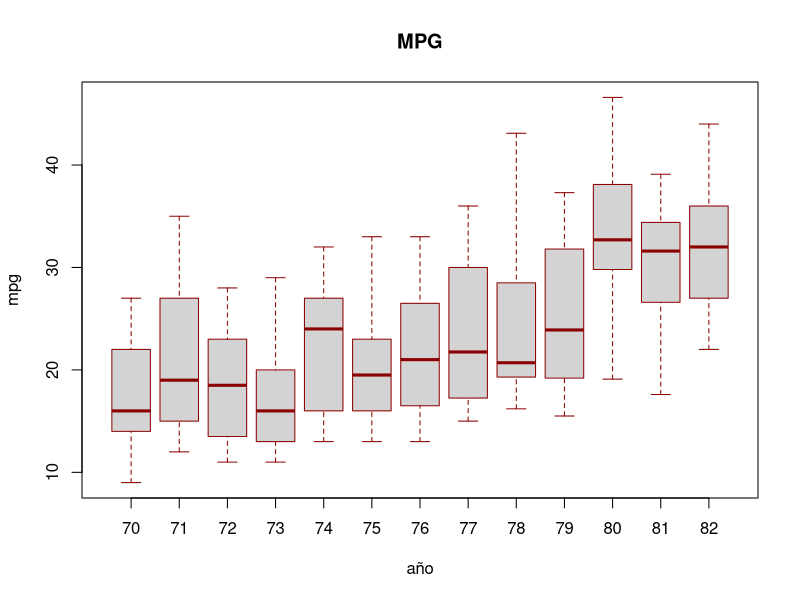
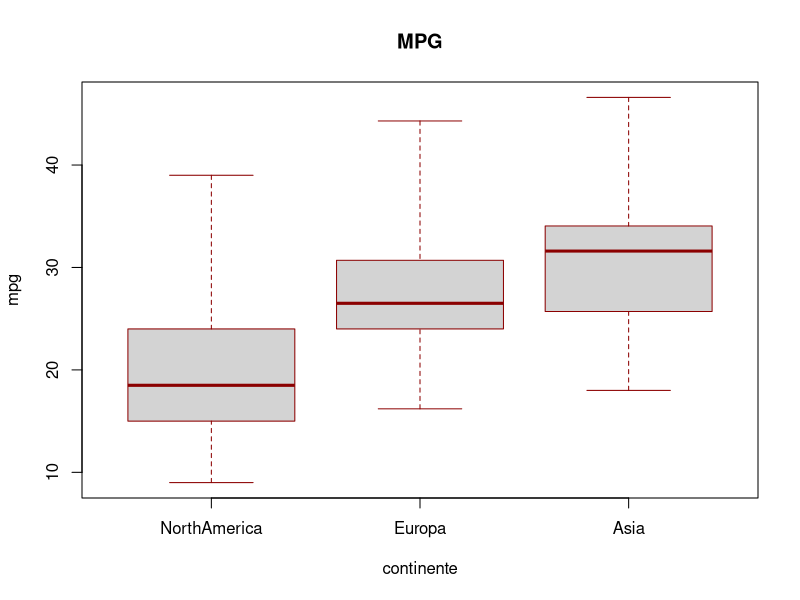
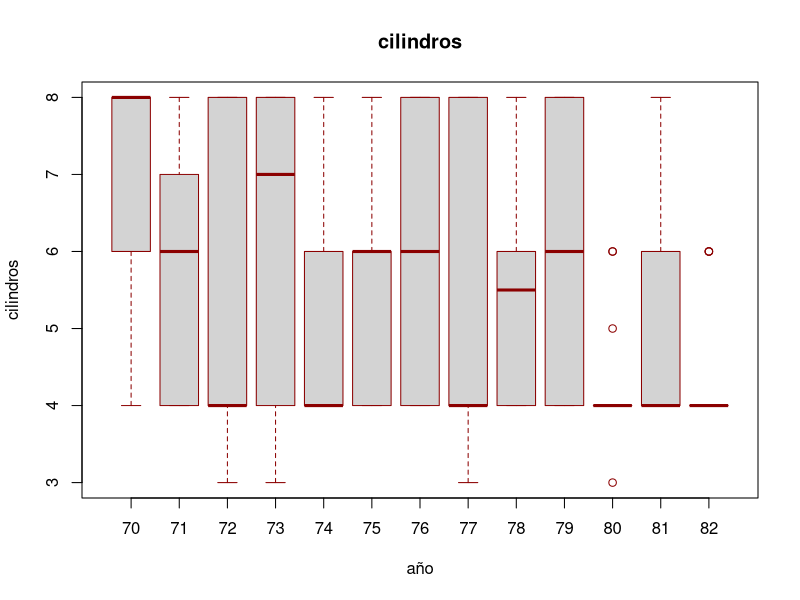
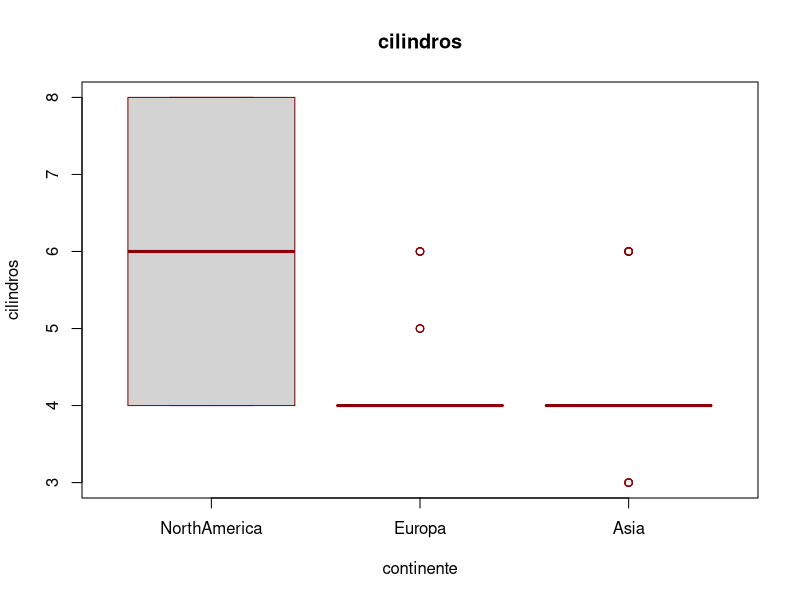
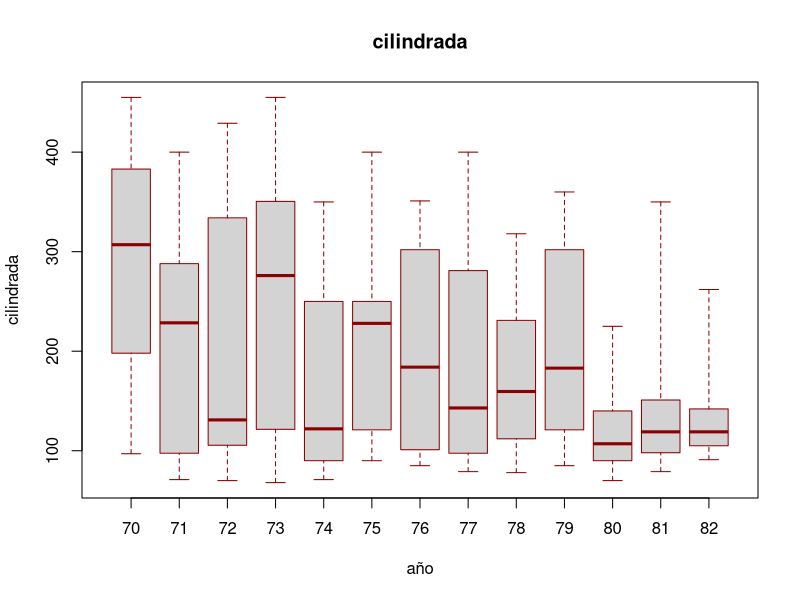
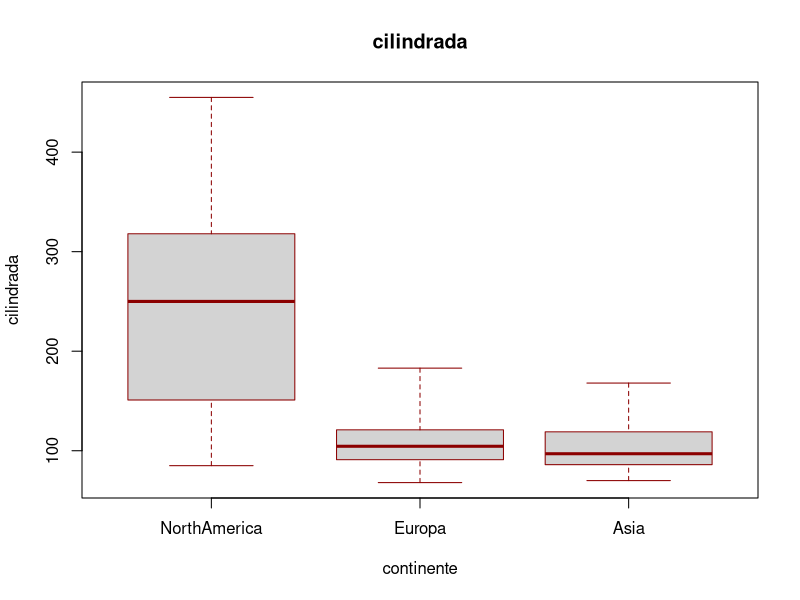
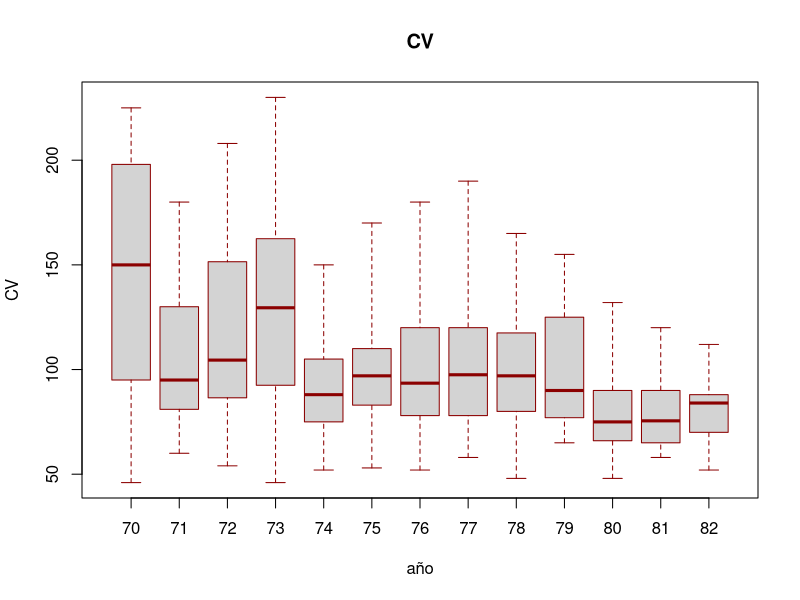
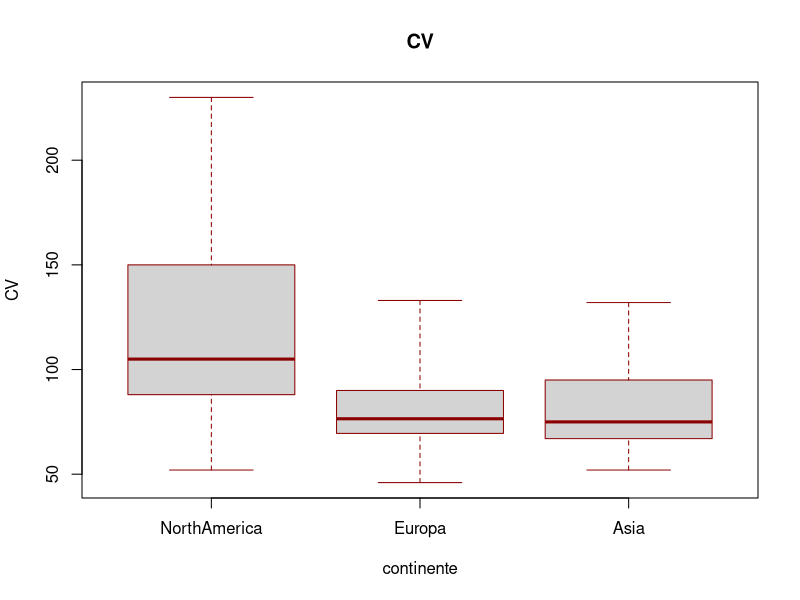

Write the R code that produced these figures, in order. (Note: this script raises an error after producing the figures.)
## ---- chunk 1
## Carga del archivo auto-mpg con cabecera y asignamos una nueva variable al dataframe con autompg
nombreruta_PEC <- paste(getwd(),"/auto-mpg.txt")
autompg <- read.table(file = "auto-mpg.txt", header = TRUE, stringsAsFactors = FALSE, encoding="UTF-8", na.strings="NA")
## ---- chunk 2
## Observaciones del archivo

dim(autompg)

# comprobamos los 10 primeros resultads, los últimos, y su estructura
nrow(autompg)
ncol(autompg)
head(autompg, n= 10)
tail(autompg, n = 10)

# visualizamos su estructura
str(autompg)
## ---- chunk 3
## Conversión de string a númerico
table(autompg$CV) #con table se observan además 6 valores inválidos
autompg$CV <- as.numeric(autompg$CV) # transformamos los valores del tipo char en númericos asignando a la nueva variable CV
table(autompg$CV)
str(autompg)

## Los 6 valores inválidos están configurados por defecto como NA y serán excluidos paraanálisis posteriores
## ---- chunk 4
summary(autompg) # visualizamos el fichero con summary
## ---- chunk 5
 # convertimos la variable númerica origen como factor y variable categórica
autompg$origen <- as.factor(autompg$origen)
str(autompg)
## ---- chunk 6
# Comprobación de los países o continentes de la variable origen = 1
head(subset(autompg, subset = autompg$origen == 1))
## ---- chunk 7
# Comprobación de los países o continentes de la variable origen = 2
head(subset(autompg, subset = autompg$origen == 2))
## ---- chunk 8
# Comprobación de los países o continentes de la variable origen = 3
head(subset(autompg, subset = autompg$origen == 3))
## ---- chunk 9
# Creamos un vector con los 3 continentes
continente <- c("NorthAmerica", "Europa", "Asia")
autompg$continente <- as.factor(autompg$origen)

# Convertimos el vector en factor y los añadimos al dataset original
levels(autompg$continente)[levels(autompg$continente) == 1] <- continente[1]
levels(autompg$continente)[levels(autompg$continente) == 2] <- continente[2]
levels(autompg$continente)[levels(autompg$continente) == 3] <- continente[3]
levels(autompg$continente)
str(autompg)
## ---- chunk 10
## Visualización de las variables a través de boxplot

attach(autompg)
colnames(autompg)
head(subset(autompg$ID, subset = autompg$origen == 1))

# Boxplot de las variables mpg por año y origen (continente)
boxplot(mpg ~ año, data = autompg, 
        main = "MPG",
        col = "lightgray", border = "darkred", range = 100,
        outline = TRUE) 

boxplot(mpg ~ continente, data = autompg, 
        main = "MPG",
        col = "lightgray", border = "darkred", range = 100,
        outline = TRUE)  
    
# Boxplot de las variables cilindros por año y origen
boxplot(cilindros ~ año, data = autompg, 
        main = "cilindros",
        col = "lightgray", border = "darkred", range = 100)

boxplot(cilindros ~ continente, data = autompg, 
        main = "cilindros",
        col = "lightgray", border = "darkred", range = 100)


# Boxplot de las variables cilindrada por año y origen
boxplot(cilindrada ~ año, data = autompg, 
        main = "cilindrada",
        col = "lightgray", border = "darkred", range = 100)

boxplot(cilindrada ~ continente, data = autompg, 
        main = "cilindrada",
        col = "lightgray", border = "darkred", range = 100)


# Boxplot de las variables CV por año y origen
boxplot(CV ~ año, data = autompg, 
        main = "CV",
        col = "lightgray", border = "darkred", range = 100)

boxplot(CV ~ continente, data = autompg, 
        main = "CV",
        col = "lightgray", border = "darkred", range = 100)


# Boxplot de las variables cilindrada por año y origen
boxplot(peso ~ año, data = autompg, 
        main = "peso",
        col = "lightgray", border = "darkred", range = 100)

boxplot(peso ~ continente, data = autompg, 
        main = "peso",
        col = "lightgray", border = "darkred", range = 100)


boxplot(aceleración, data = autompg, 
        main = "aceleración",
        col = "lightgray", border = "darkred", range = 100)

boxplot(año, data = autompg, 
        main = "año",
        col = "lightgray", border = "darkred", range = 100)

boxplot(origen, data = autompg, 
        main = "origen",
        col = "lightgray", border = "darkred", range = 100)

#hist(autompg, )

## ---- chunk 11
table(cilindros)
hist(cilindros,
     main="Distribución Cilindros",
     xlab="Cilindros", ylab="Frecuencia",
     col="#9dbbae", border = "black",
     ylim =c(0,200))
## ---- chunk 12
table(cilindrada)
hist(cilindrada,
     main="Distribución Cilindrada",
     xlab="Cilindrada", ylab="Frecuencia",
     col="#9dbbae", border = "black",
     ylim =c(0,200))
## ---- chunk 13
table(CV)
hist(CV,
     main="Distribución CV",
     xlab="CV", ylab="Frecuencia",
     col="#9dbbae", border = "black",
     ylim =c(0,130) , xlim = c(40,230))
## ---- chunk 14
table(peso)
hist(peso,
     main="Distribución Peso",
     xlab="Peso", ylab="Frecuencia",
     col="#9dbbae", border = "black")
## ---- chunk 15
table(aceleración)
hist(aceleración,
     main="Distribución Aceleración",
     xlab="Aceleración", ylab="Frecuencia",
     col="#9dbbae", border = "black")
## ---- chunk 16
table(año)
hist(año,
     main="Distribución Año",
     xlab="Año", ylab="Frecuencia",
     col="#9dbbae", border = "black", xlim = c(70,82))
## ---- chunk 17
## Verificamos los valores nulos
table(is.na(autompg))

## ---- chunk 18
par(mfrow=c(1, 2))
plot(autompg$mpg, autompg$cilindrada, xlim=c(0, 28), ylim=c(0, 230), main="With Outliers", xlab="speed", ylab="dist", pch="*", col="red", cex=2)
abline(lm(cilindrada ~ mpg, data=autompg), col="blue", lwd=3, lty=2)
## ---- chunk 19
# calculamos la media de la variable mpg
mpgAvg <- mean(mpg)

# calculamos la desviación estandar
mpgSd <- sd(mpg)

# calculamos el tamaño de la muestra
n <- dim(autompg)[1]

# Calculo IC 97%
alpha <- 1-0.97

# Error típico
errorTipico <- mpgSd / sqrt(n)

# Valor z
z <- qnorm(1- alpha/2)

# Margen de error
error <- z * errorTipico

# Límites del intervalo
lim <- mpgAvg + c(-1,1) * error
lim


table(mpgAvg, mpgSd, errorTipico, z, error, lim[1], lim[2])
## ---- chunk 20
t.test(x = mpg, conf.level = 0.97)
## ---- chunk 21
# Región de aceptación de la hipótesis nula
alpha <- 0.05
valorCritico <- qt(alpha, df = n-1)
valorCritico
## ---- chunk 22

# Ya tenemos calculado la media y la sd de la variable MPG
mpgAvg
mpgSd

# Estadístico de contraste
estadistico <- (mpgAvg - 25) / (mpgSd/sqrt(25))
estadistico
## ---- chunk 23
# Cálculo del valor p asociado a este contraste de hipótesis 
p <- pt(estadistico, df = n-1, lower.tail = TRUE)
p
## ---- chunk 24
plot(mpg ~ ., main= "Relación entre variables - beneficios",
     ylab = "Beneficios", xlab = "Ingresos")
## ---- chunk 25
par(mfrow = c(2, 2))
fit <- lm(mpg ~ cilindrada + aceleración + año + origen, data = autompg)
plot(fit)
## ---- chunk 26
head(summary(lm(mpg ~ . , data = autompg[1:7]))$coefficients, n=10)

summary(lm(mpg ~ cilindrada , data = autompg))$coefficients

summary(lm(mpg ~ aceleración , data = autompg))$coefficients

summary(lm(mpg ~ año , data = autompg))$coefficients

summary(lm(mpg ~ origen , data = autompg))$coefficients
## ---- chunk 27
# Crearemos los 4 diferentes grupos por año

g1 <- subset(autompg, subset = autompg$año < 73)
g2 <- subset(autompg, subset = autompg$año >= 73 & autompg$año < 76)
g3 <- subset(autompg, subset = autompg$año >= 76 & autompg$año < 79)
g4 <- subset(autompg, subset = autompg$año >= 79)



## ---- chunk 28
## Aplicamos ANOVA

library(plyr)
library(dplyr)
ddply(autompg, ~autompg$año, summarise, mean=mean(autompg$mpg),sd=sd(autompg$mpg))

g1$means <- ddply(g1, ~g1$año, summarise, mean=mean(g1$mpg), sd=sd(g1$mpg))

aggregate(g1$mpg, data = mpg, FUN = mean)

